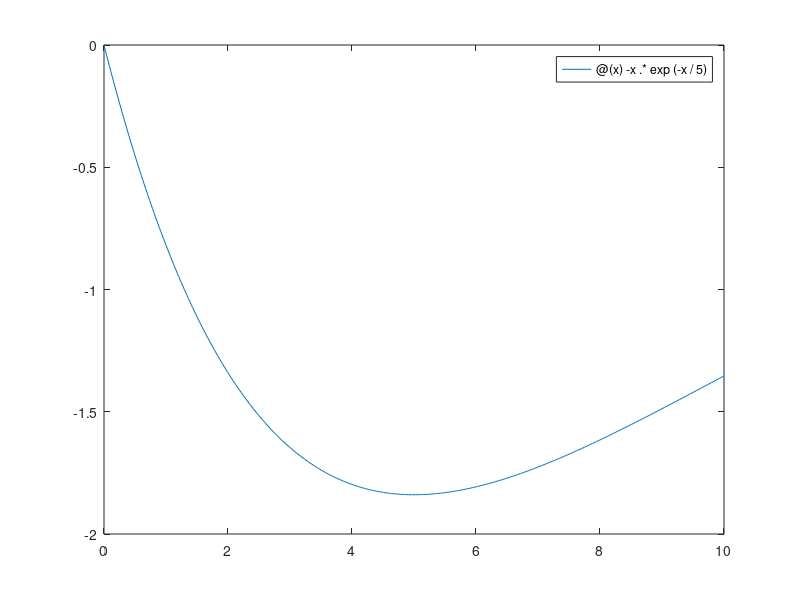

The MATLAB script that drew this image: (Note: this script raises an error after producing the figure.)
%question 1 code
min_func=@(x) -x.*exp(-x/5) %function being evaluated 
k_plot = fplot(min_func, [0,10])
legend('True Function') %displays a legend on the plot
set(k_plot,'LineWidth',4) %varies the line width of the plot


x_star = 2

dx = 2
%First Iteration
x1 = x_star -dx
x2 = x_star
x3 = x_star + dx

y1 = min_func(x1)
y2 = min_func(x2)
y3 = min_func(x3)


P = [
    x1^2 x1 1
    x2^2 x2 1
    x3^2 x3 1
    ]
q = [
    y1
    y2
    y3
    ]

z = P\q

a= z(1)
b =z(2)
c = z(3)

hold on; 
fplot(@(x) a*x.^2+b*x+c,[0,10])

old_x_star = x_star
x_star = -b/(2*a)

if (abs(x_star-old_x_star)<dx)
    dx = dx/2
else 
    dx=dx
end

%second iteration 
x1 = x_star -dx
x2 = x_star
x3 = x_star + dx

y1 = min_func(x1)
y2 = min_func(x2)
y3 = min_func(x3)


P = [
    x1^2 x1 1
    x2^2 x2 1
    x3^2 x3 1
    ]
q = [
    y1
    y2
    y3
    ]

z = P\q

a= z(1)
b =z(2)
c = z(3)
hold on; 
fplot(@(x) a*x.^2+b*x+c,[0,10])
old_x_star = x_star
x_star = -b/(2*a)

if (abs(x_star-old_x_star)<dx)
    dx = dx/2
else 
    dx=dx
end

%Third Iteration
x1 = x_star -dx
x2 = x_star
x3 = x_star + dx

y1 = min_func(x1)
y2 = min_func(x2)
y3 = min_func(x3)


P = [
    x1^2 x1 1
    x2^2 x2 1
    x3^2 x3 1
    ]
q = [
    y1
    y2
    y3
    ]

z = P\q

a= z(1)
b =z(2)
c = z(3)
hold on; 
fplot(@(x) a*x.^2+b*x+c,[0,10])
old_x_star = x_star
x_star = -b/(2*a)

if (abs(x_star-old_x_star)<dx)
    dx = dx/2
else 
    dx=dx
end



